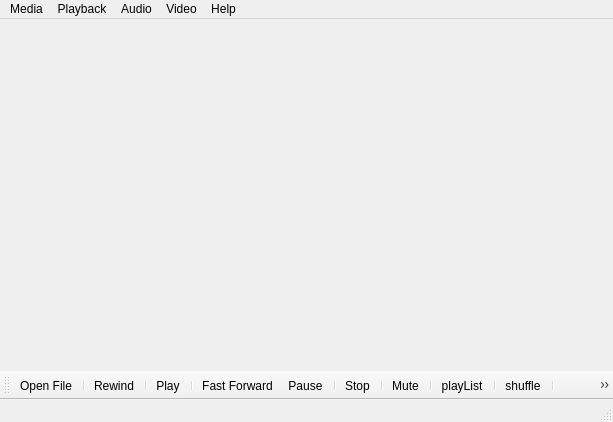
<?xml version="1.0" encoding="UTF-8"?>
<ui version="4.0">
 <class>MainWindow</class>
 <widget class="QMainWindow" name="RainDrop">
  <property name="geometry">
   <rect>
    <x>0</x>
    <y>0</y>
    <width>613</width>
    <height>422</height>
   </rect>
  </property>
  <property name="windowTitle">
   <string>MainWindow</string>
  </property>
  <widget class="QWidget" name="centralWidget">
   <widget class="QStackedWidget" name="verticalStackedWidget">
    <property name="geometry">
     <rect>
      <x>560</x>
      <y>0</y>
      <width>111</width>
      <height>301</height>
     </rect>
    </property>
    <widget class="QWidget" name="verticalStackedWidgetPage1">
     <layout class="QVBoxLayout" name="playList"/>
    </widget>
   </widget>
  </widget>
  <widget class="QMenuBar" name="menuBar">
   <property name="geometry">
    <rect>
     <x>0</x>
     <y>0</y>
     <width>613</width>
     <height>21</height>
    </rect>
   </property>
   <widget class="QMenu" name="menuFIle">
    <property name="title">
     <string>Media</string>
    </property>
    <addaction name="actionOpen"/>
   </widget>
   <widget class="QMenu" name="menuVideo">
    <property name="title">
     <string>Playback</string>
    </property>
    <addaction name="actionPlay"/>
    <addaction name="actionPause"/>
    <addaction name="actionStop"/>
    <addaction name="actionFF"/>
    <addaction name="actionrewind"/>
    <addaction name="actionPower"/>
   </widget>
   <widget class="QMenu" name="menuAudio">
    <property name="title">
     <string>Audio</string>
    </property>
    <addaction name="actionmute"/>
   </widget>
   <widget class="QMenu" name="menuVideo_2">
    <property name="title">
     <string>Video</string>
    </property>
    <addaction name="actionfull_screen"/>
   </widget>
   <widget class="QMenu" name="menuHelp">
    <property name="title">
     <string>Help</string>
    </property>
    <addaction name="actionAbout"/>
   </widget>
   <addaction name="menuFIle"/>
   <addaction name="menuVideo"/>
   <addaction name="menuAudio"/>
   <addaction name="menuVideo_2"/>
   <addaction name="menuHelp"/>
  </widget>
  <widget class="QToolBar" name="mainToolBar">
   <attribute name="toolBarArea">
    <enum>BottomToolBarArea</enum>
   </attribute>
   <attribute name="toolBarBreak">
    <bool>false</bool>
   </attribute>
   <addaction name="actionOpen"/>
   <addaction name="separator"/>
   <addaction name="actionrewind"/>
   <addaction name="separator"/>
   <addaction name="actionPlay"/>
   <addaction name="separator"/>
   <addaction name="actionFF"/>
   <addaction name="actionPause"/>
   <addaction name="separator"/>
   <addaction name="actionStop"/>
   <addaction name="separator"/>
   <addaction name="actionmute"/>
   <addaction name="separator"/>
   <addaction name="actionplayList"/>
   <addaction name="separator"/>
   <addaction name="actionshuffle"/>
   <addaction name="separator"/>
   <addaction name="actionrepeat"/>
   <addaction name="separator"/>
   <addaction name="actionfull_screen"/>
   <addaction name="separator"/>
  </widget>
  <widget class="QStatusBar" name="statusBar"/>
  <action name="actionOpen">
   <property name="checkable">
    <bool>true</bool>
   </property>
   <property name="icon">
    <iconset resource="resources.qrc">
     <normaloff>:/images/icons/folder.png</normaloff>:/images/icons/folder.png</iconset>
   </property>
   <property name="text">
    <string> Open File</string>
   </property>
   <property name="toolTip">
    <string>Open a File</string>
   </property>
  </action>
  <action name="actionPlay">
   <property name="icon">
    <iconset resource="resources.qrc">
     <normaloff>:/images/icons/play.png</normaloff>:/images/icons/play.png</iconset>
   </property>
   <property name="text">
    <string>Play</string>
   </property>
  </action>
  <action name="actionPause">
   <property name="icon">
    <iconset resource="resources.qrc">
     <normaloff>:/images/icons/pause.png</normaloff>:/images/icons/pause.png</iconset>
   </property>
   <property name="text">
    <string>Pause</string>
   </property>
  </action>
  <action name="actionStop">
   <property name="icon">
    <iconset resource="resources.qrc">
     <normaloff>:/images/icons/stop.png</normaloff>:/images/icons/stop.png</iconset>
   </property>
   <property name="text">
    <string>Stop</string>
   </property>
  </action>
  <action name="actionmute">
   <property name="icon">
    <iconset resource="resources.qrc">
     <normaloff>:/images/icons/mute.png</normaloff>:/images/icons/mute.png</iconset>
   </property>
   <property name="text">
    <string>Mute</string>
   </property>
   <property name="toolTip">
    <string>mute</string>
   </property>
  </action>
  <action name="actionFF">
   <property name="checkable">
    <bool>false</bool>
   </property>
   <property name="icon">
    <iconset resource="resources.qrc">
     <normaloff>:/images/icons/forward.png</normaloff>:/images/icons/forward.png</iconset>
   </property>
   <property name="text">
    <string>Fast Forward</string>
   </property>
   <property name="toolTip">
    <string>forward</string>
   </property>
  </action>
  <action name="actionrewind">
   <property name="icon">
    <iconset resource="resources.qrc">
     <normaloff>:/images/icons/rewind.png</normaloff>:/images/icons/rewind.png</iconset>
   </property>
   <property name="text">
    <string>Rewind</string>
   </property>
   <property name="toolTip">
    <string>rewind</string>
   </property>
  </action>
  <action name="actionplayList">
   <property name="icon">
    <iconset resource="resources.qrc">
     <normaloff>:/images/icons/playlist.png</normaloff>:/images/icons/playlist.png</iconset>
   </property>
   <property name="text">
    <string>playList</string>
   </property>
   <property name="toolTip">
    <string>playList</string>
   </property>
  </action>
  <action name="actionshuffle">
   <property name="icon">
    <iconset resource="resources.qrc">
     <normaloff>:/images/icons/shuffle.png</normaloff>:/images/icons/shuffle.png</iconset>
   </property>
   <property name="text">
    <string>shuffle</string>
   </property>
   <property name="toolTip">
    <string>shuffle</string>
   </property>
  </action>
  <action name="actionrepeat">
   <property name="icon">
    <iconset resource="resources.qrc">
     <normaloff>:/images/icons/repeat.png</normaloff>:/images/icons/repeat.png</iconset>
   </property>
   <property name="text">
    <string>repeat</string>
   </property>
  </action>
  <action name="actionfull_screen">
   <property name="icon">
    <iconset resource="resources.qrc">
     <normaloff>:/images/icons/full_screen.png</normaloff>:/images/icons/full_screen.png</iconset>
   </property>
   <property name="text">
    <string>full_screen</string>
   </property>
  </action>
  <action name="actionAbout">
   <property name="icon">
    <iconset resource="resources.qrc">
     <normaloff>:/images/icons/info.png</normaloff>:/images/icons/info.png</iconset>
   </property>
   <property name="text">
    <string>About</string>
   </property>
  </action>
  <action name="actionPower">
   <property name="icon">
    <iconset resource="resources.qrc">
     <normaloff>:/images/icons/power.png</normaloff>:/images/icons/power.png</iconset>
   </property>
   <property name="text">
    <string>Power</string>
   </property>
  </action>
 </widget>
 <layoutdefault spacing="6" margin="11"/>
 <resources>
  <include location="resources.qrc"/>
 </resources>
 <connections/>
</ui>
